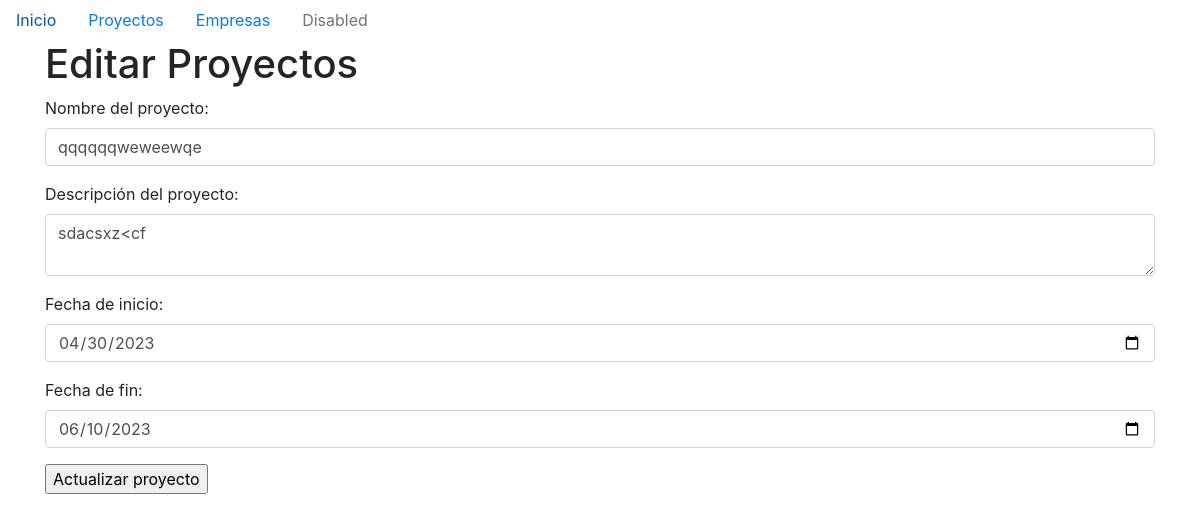
/proyecto/editar/2, run on an earlier commit of the app's database.
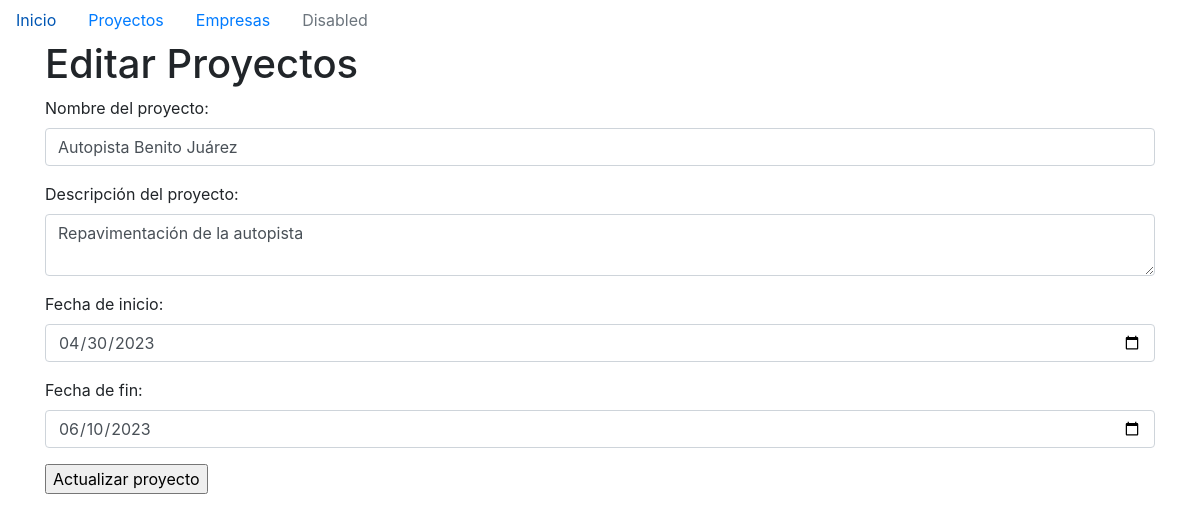
And on a later commit of the database.
### models/proyecto.py (models this page shows)
class Proyecto(db.Model):
    id = db.Column(db.Integer, primary_key= True, autoincrement=True)
    nombre = db.Column(db.String(100), nullable=False, unique=True)
    descripcion = db.Column(db.String(200))
    fecha_inicio = db.Column(db.Date, nullable=False)
    fecha_final = db.Column(db.Date, nullable=False)

### main.py (the view, shortened to what this page needs)
@app.route('/proyecto/editar/<int:id>', methods= ['POST', 'GET'] )
def editar_proyecto(id):
    proyecto = Proyecto.query.get(id)
    return render_template('edit_proyectos.html',proyecto=proyecto)

### templates/edit_proyectos.html (shortened to what this page needs)
{% extends 'base.html' %}
{% block content %}
<h1>Editar Proyectos</h1>
<form action="/proyecto/editar/{{proyecto.id}}" method="POST">
    <div class="form-group">
      <label for="nombre">Nombre del proyecto:</label>
      <input type="text" id="nombre" name="nombre" class="form-control" required value="{{proyecto.nombre}}"/>
    </div>
    <div class="form-group">
      <label for="descripcion">Descripción del proyecto:</label>
      <textarea  id="descripcion" name="descripcion" class="form-control" required>{{proyecto.descripcion}}</textarea>
    </div>
    <div class="form-group">
      <label for="fecha_inicio">Fecha de inicio:</label>
      <input type="date" id="fecha_inicio" name="fecha_inicio" class="form-control" required value="{{ proyecto.fecha_inicio.strftime('%Y-%m-%d') if proyecto.fecha_inicio else '' }}">
    </div>
    <div class="form-group">
      <label for="fecha_final">Fecha de fin:</label>
      <input type="date" id="fecha_final" name="fecha_final" class="form-control" required value="{{proyecto.fecha_final.strftime('%Y-%m-%d') if proyecto.fecha_final else ''}}">
    </div>
    <input type="submit" name="accion" value="Actualizar proyecto">
  </form>
  {% endblock %}

What changed in the data, as far as the page shows it:
changed Proyecto: nombre "qqqqqqweweewqe" → "Autopista Benito Juárez"; descripcion "sdacsxz<cf" → "Repavimentación de la autopista"
